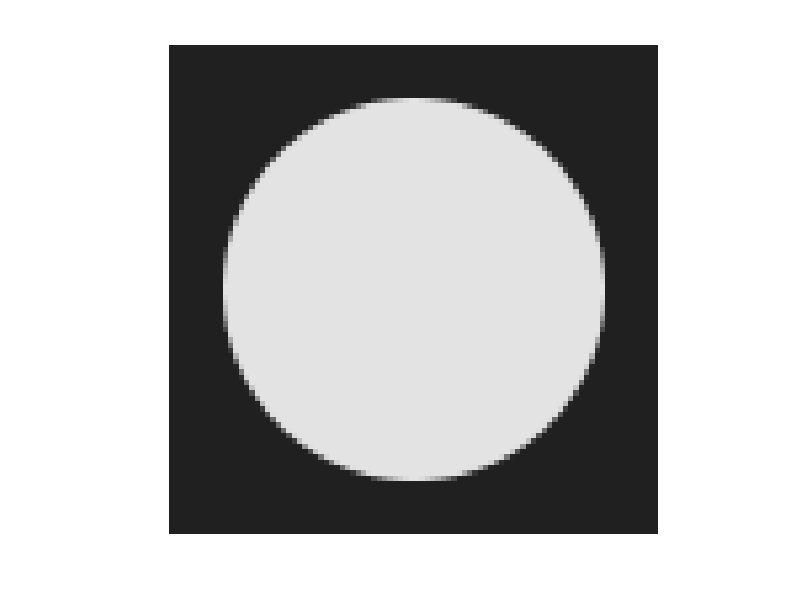
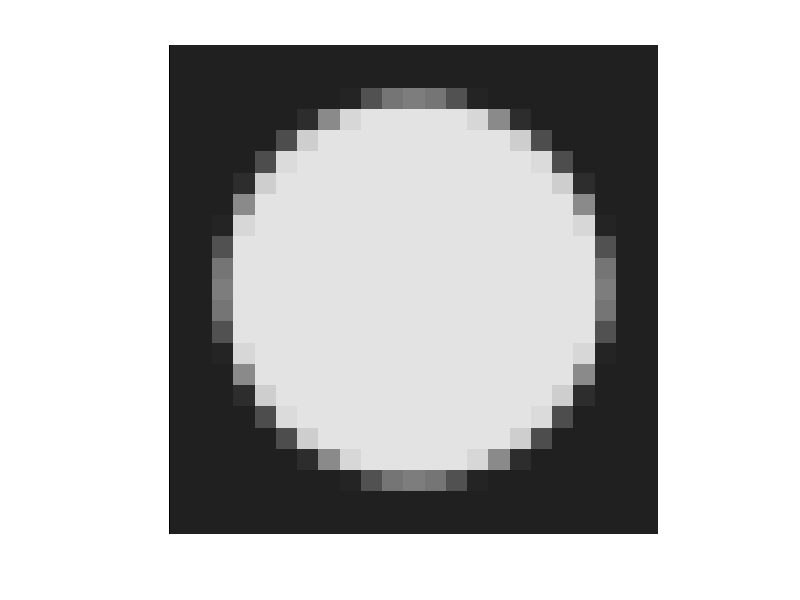
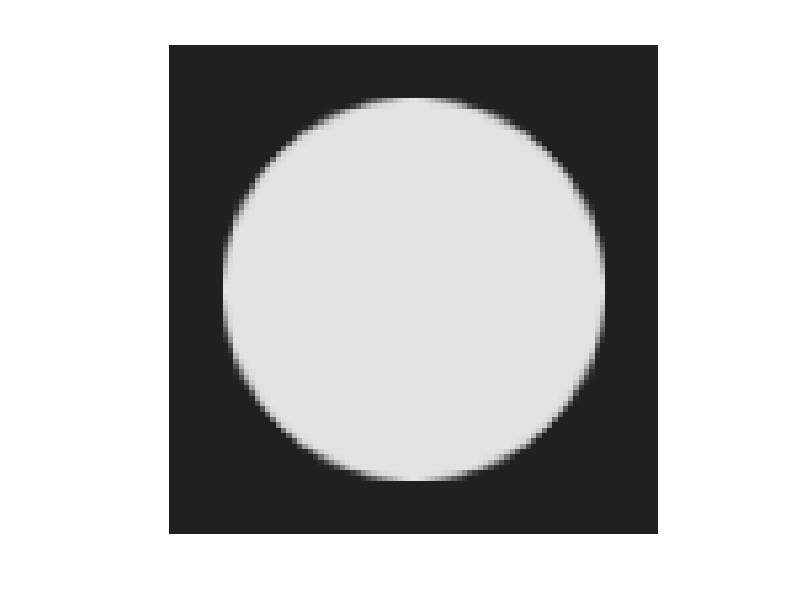

These figures' MATLAB source, in order:
function main
	
	Nbiter= 6000;
	tau = 0.02;
	sigma = 1/tau/16;
	rho = 1.9;

	S=23;
	level=6;
	facto=2^level;
	y=zeros(S*facto,S*facto);
	[n1,n2]=meshgrid(1:S*facto,1:S*facto);
	y=((n1-S*facto/2-1/2).^2+(n2-S*facto/2-1/2).^2<=(9*facto)^2);
	for lev=1:level-2  
		y=(y(1:2:end,1:2:end)+y(2:2:end,1:2:end)+y(1:2:end,2:2:end)+y(2:2:end,2:2:end))/4;
	end
	xref=y*3/4+1/8+0.0004;
	for lev=level-1:level
		y=(y(1:2:end,1:2:end)+y(2:2:end,1:2:end)+y(1:2:end,2:2:end)+y(2:2:end,2:2:end))/4;
	end
	y=y*3/4+1/8+0.0004;
	figure(1);
	imshow(xref);
	colormap gray
	imwrite(xref,'x_reference.tif');
	figure(2);
	imshow(y);
	colormap gray
	imwrite(y,'y.tif');
	
	opD = @(x) cat(3,[-diff(x,1,1);zeros(1,size(x,2))],[-diff(x,1,2) zeros(size(x,1),1)],...
		[zeros(1,size(x,2));diff(x,1,1)],[zeros(size(x,1),1) diff(x,1,2)]);
	opDadj = @(u) [u(1,:,1);diff(u(:,:,1),1,1)]+[u(:,1,2) diff(u(:,:,2),1,2)]+...
		[-diff(u(:,:,3),1,1);u(end,:,3)]+[-diff(u(:,:,4),1,2) u(:,end,4)];	
	
	x = prox_tau_f(zeros(size(y)*4),y);
	u = zeros([size(x) 4]);
	fprintf('0 %f\n',sum(sum(sqrt(sum(max(opD(x),0).^2,3)))));
	for iter = 1:Nbiter
		xnew = prox_tau_f(x-tau*opDadj(u),y);
		unew = prox_sigma_g_conj(u+sigma*opD(2*xnew-x));
		x = xnew+(rho-1)*(xnew-x);
		u = unew+(rho-1)*(unew-u);
		if mod(iter,40)==0
			%we display the primal and dual cost functions, which reach equal values at convergence
			tmp = opDadj(unew);
			tmp = tmp(1:4:end,1:4:end)+tmp(2:4:end,1:4:end)+tmp(3:4:end,1:4:end)+tmp(4:4:end,1:4:end)+...
			tmp(1:4:end,2:4:end)+tmp(2:4:end,2:4:end)+tmp(3:4:end,2:4:end)+tmp(4:4:end,2:4:end)+...
			tmp(1:4:end,3:4:end)+tmp(2:4:end,3:4:end)+tmp(3:4:end,3:4:end)+tmp(4:4:end,3:4:end)+...
			tmp(1:4:end,4:4:end)+tmp(2:4:end,4:4:end)+tmp(3:4:end,4:4:end)+tmp(4:4:end,4:4:end);
			fprintf('%d %f %f\n',iter,sum(sum(sqrt(sum(max(opD(xnew),0).^2,3)))),...
				sum(sum(tmp.*y)));
			figure(3);
			imshow(xnew);
			colormap flag
			drawnow
		end
	end
	figure(3);
	imshow(xnew);
	colormap gray
	imwrite(xnew,'x_upwind.tif');
	fprintf('||x-xref||=%f\n',sqrt(sum(sum((xnew-xref).^2))));
	
end

function xout = prox_tau_f(x,y)
	z=y-(x(1:4:end,1:4:end)+x(2:4:end,1:4:end)+x(3:4:end,1:4:end)+x(4:4:end,1:4:end)+...
	x(1:4:end,2:4:end)+x(2:4:end,2:4:end)+x(3:4:end,2:4:end)+x(4:4:end,2:4:end)+...
	x(1:4:end,3:4:end)+x(2:4:end,3:4:end)+x(3:4:end,3:4:end)+x(4:4:end,3:4:end)+...
	x(1:4:end,4:4:end)+x(2:4:end,4:4:end)+x(3:4:end,4:4:end)+x(4:4:end,4:4:end))/16;
	xout = x;
	xout(1:4:end,1:4:end)=x(1:4:end,1:4:end)+z;
	xout(2:4:end,1:4:end)=x(2:4:end,1:4:end)+z;
	xout(3:4:end,1:4:end)=x(3:4:end,1:4:end)+z;
	xout(4:4:end,1:4:end)=x(4:4:end,1:4:end)+z;
	xout(1:4:end,2:4:end)=x(1:4:end,2:4:end)+z;
	xout(2:4:end,2:4:end)=x(2:4:end,2:4:end)+z;
	xout(3:4:end,2:4:end)=x(3:4:end,2:4:end)+z;
	xout(4:4:end,2:4:end)=x(4:4:end,2:4:end)+z;
	xout(1:4:end,3:4:end)=x(1:4:end,3:4:end)+z;
	xout(2:4:end,3:4:end)=x(2:4:end,3:4:end)+z;
	xout(3:4:end,3:4:end)=x(3:4:end,3:4:end)+z;
	xout(4:4:end,3:4:end)=x(4:4:end,3:4:end)+z;
	xout(1:4:end,4:4:end)=x(1:4:end,4:4:end)+z;
	xout(2:4:end,4:4:end)=x(2:4:end,4:4:end)+z;
	xout(3:4:end,4:4:end)=x(3:4:end,4:4:end)+z;
	xout(4:4:end,4:4:end)=x(4:4:end,4:4:end)+z;	
end 

function unew = prox_sigma_g_conj(u) 
	u = max(u,0);
	unew = bsxfun(@rdivide, u, max(sqrt(sum(u.^2,3)),1));
end